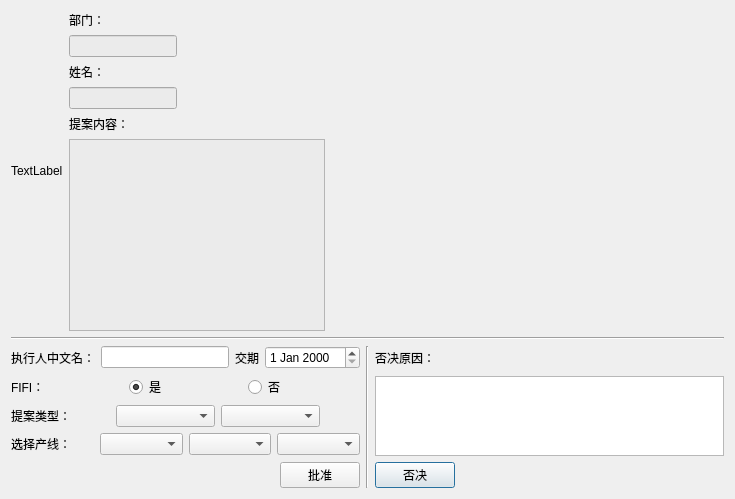
<?xml version="1.0" encoding="UTF-8"?>
<ui version="4.0">
 <class>appvEdit</class>
 <widget class="QDialog" name="appvEdit">
  <property name="geometry">
   <rect>
    <x>0</x>
    <y>0</y>
    <width>735</width>
    <height>499</height>
   </rect>
  </property>
  <property name="windowTitle">
   <string>审批提案</string>
  </property>
  <layout class="QVBoxLayout" name="verticalLayout_3">
   <item>
    <layout class="QHBoxLayout" name="horizontalLayout">
     <item>
      <widget class="QLabel" name="pixlabel">
       <property name="sizePolicy">
        <sizepolicy hsizetype="Maximum" vsizetype="Maximum">
         <horstretch>0</horstretch>
         <verstretch>0</verstretch>
        </sizepolicy>
       </property>
       <property name="minimumSize">
        <size>
         <width>0</width>
         <height>0</height>
        </size>
       </property>
       <property name="maximumSize">
        <size>
         <width>400</width>
         <height>300</height>
        </size>
       </property>
       <property name="text">
        <string>TextLabel</string>
       </property>
      </widget>
     </item>
     <item>
      <layout class="QFormLayout" name="formLayout">
       <item row="0" column="0">
        <widget class="QLabel" name="label">
         <property name="text">
          <string>部门：</string>
         </property>
        </widget>
       </item>
       <item row="1" column="0">
        <widget class="QLineEdit" name="lineEdit">
         <property name="styleSheet">
          <string notr="true">background-color: rgb(235, 235, 235);</string>
         </property>
         <property name="readOnly">
          <bool>true</bool>
         </property>
        </widget>
       </item>
       <item row="2" column="0">
        <widget class="QLabel" name="label_2">
         <property name="text">
          <string>姓名：</string>
         </property>
        </widget>
       </item>
       <item row="3" column="0">
        <widget class="QLineEdit" name="lineEdit_2">
         <property name="styleSheet">
          <string notr="true">background-color: rgb(235, 235, 235);</string>
         </property>
         <property name="readOnly">
          <bool>true</bool>
         </property>
        </widget>
       </item>
       <item row="4" column="0">
        <widget class="QLabel" name="label_3">
         <property name="text">
          <string>提案内容：</string>
         </property>
        </widget>
       </item>
       <item row="5" column="0">
        <widget class="QTextEdit" name="textEdit">
         <property name="maximumSize">
          <size>
           <width>16777215</width>
           <height>200</height>
          </size>
         </property>
         <property name="styleSheet">
          <string notr="true">background-color: rgb(235, 235, 235);</string>
         </property>
         <property name="readOnly">
          <bool>true</bool>
         </property>
        </widget>
       </item>
      </layout>
     </item>
    </layout>
   </item>
   <item>
    <widget class="Line" name="line">
     <property name="orientation">
      <enum>Qt::Horizontal</enum>
     </property>
    </widget>
   </item>
   <item>
    <layout class="QGridLayout" name="gridLayout">
     <item row="0" column="1">
      <spacer name="horizontalSpacer_3">
       <property name="orientation">
        <enum>Qt::Horizontal</enum>
       </property>
       <property name="sizeType">
        <enum>QSizePolicy::Fixed</enum>
       </property>
       <property name="sizeHint" stdset="0">
        <size>
         <width>0</width>
         <height>20</height>
        </size>
       </property>
      </spacer>
     </item>
     <item row="1" column="3">
      <layout class="QHBoxLayout" name="horizontalLayout_7">
       <item>
        <widget class="QPushButton" name="pushButton_2">
         <property name="text">
          <string>否决</string>
         </property>
        </widget>
       </item>
       <item>
        <spacer name="horizontalSpacer_2">
         <property name="orientation">
          <enum>Qt::Horizontal</enum>
         </property>
         <property name="sizeHint" stdset="0">
          <size>
           <width>40</width>
           <height>20</height>
          </size>
         </property>
        </spacer>
       </item>
      </layout>
     </item>
     <item row="0" column="0">
      <layout class="QVBoxLayout" name="verticalLayout">
       <item>
        <layout class="QHBoxLayout" name="horizontalLayout_5">
         <item>
          <widget class="QLabel" name="label_4">
           <property name="text">
            <string>执行人中文名：</string>
           </property>
          </widget>
         </item>
         <item>
          <widget class="QLineEdit" name="lineEdit_3"/>
         </item>
         <item>
          <widget class="QLabel" name="label_9">
           <property name="text">
            <string>交期</string>
           </property>
          </widget>
         </item>
         <item>
          <widget class="QDateEdit" name="dateEdit"/>
         </item>
        </layout>
       </item>
       <item>
        <layout class="QHBoxLayout" name="horizontalLayout_2">
         <item>
          <widget class="QLabel" name="label_8">
           <property name="text">
            <string>FIFI：</string>
           </property>
          </widget>
         </item>
         <item>
          <widget class="QRadioButton" name="radioButton">
           <property name="text">
            <string>是</string>
           </property>
           <property name="checked">
            <bool>true</bool>
           </property>
          </widget>
         </item>
         <item>
          <widget class="QRadioButton" name="radioButton_2">
           <property name="text">
            <string>否</string>
           </property>
          </widget>
         </item>
        </layout>
       </item>
       <item>
        <layout class="QHBoxLayout" name="horizontalLayout_3">
         <item>
          <widget class="QLabel" name="label_5">
           <property name="text">
            <string>提案类型：</string>
           </property>
          </widget>
         </item>
         <item>
          <widget class="QComboBox" name="comboBox"/>
         </item>
         <item>
          <widget class="QComboBox" name="comboBox_2"/>
         </item>
         <item>
          <spacer name="horizontalSpacer_4">
           <property name="orientation">
            <enum>Qt::Horizontal</enum>
           </property>
           <property name="sizeType">
            <enum>QSizePolicy::Minimum</enum>
           </property>
           <property name="sizeHint" stdset="0">
            <size>
             <width>40</width>
             <height>20</height>
            </size>
           </property>
          </spacer>
         </item>
        </layout>
       </item>
       <item>
        <layout class="QHBoxLayout" name="horizontalLayout_4">
         <item>
          <widget class="QLabel" name="label_6">
           <property name="text">
            <string>选择产线：</string>
           </property>
          </widget>
         </item>
         <item>
          <widget class="QComboBox" name="comboBox_3"/>
         </item>
         <item>
          <widget class="QComboBox" name="comboBox_4"/>
         </item>
         <item>
          <widget class="QComboBox" name="comboBox_5"/>
         </item>
        </layout>
       </item>
      </layout>
     </item>
     <item row="0" column="3">
      <layout class="QVBoxLayout" name="verticalLayout_2">
       <item>
        <widget class="QLabel" name="label_7">
         <property name="text">
          <string>否决原因：</string>
         </property>
        </widget>
       </item>
       <item>
        <widget class="QTextEdit" name="textEdit_2">
         <property name="maximumSize">
          <size>
           <width>16777215</width>
           <height>80</height>
          </size>
         </property>
         <property name="readOnly">
          <bool>false</bool>
         </property>
        </widget>
       </item>
      </layout>
     </item>
     <item row="1" column="0">
      <layout class="QHBoxLayout" name="horizontalLayout_6">
       <item>
        <spacer name="horizontalSpacer">
         <property name="orientation">
          <enum>Qt::Horizontal</enum>
         </property>
         <property name="sizeHint" stdset="0">
          <size>
           <width>40</width>
           <height>20</height>
          </size>
         </property>
        </spacer>
       </item>
       <item>
        <widget class="QPushButton" name="pushButton">
         <property name="text">
          <string>批准</string>
         </property>
        </widget>
       </item>
      </layout>
     </item>
     <item row="0" column="2" rowspan="2">
      <widget class="Line" name="line_2">
       <property name="orientation">
        <enum>Qt::Vertical</enum>
       </property>
      </widget>
     </item>
    </layout>
   </item>
  </layout>
 </widget>
 <resources/>
 <connections/>
</ui>
